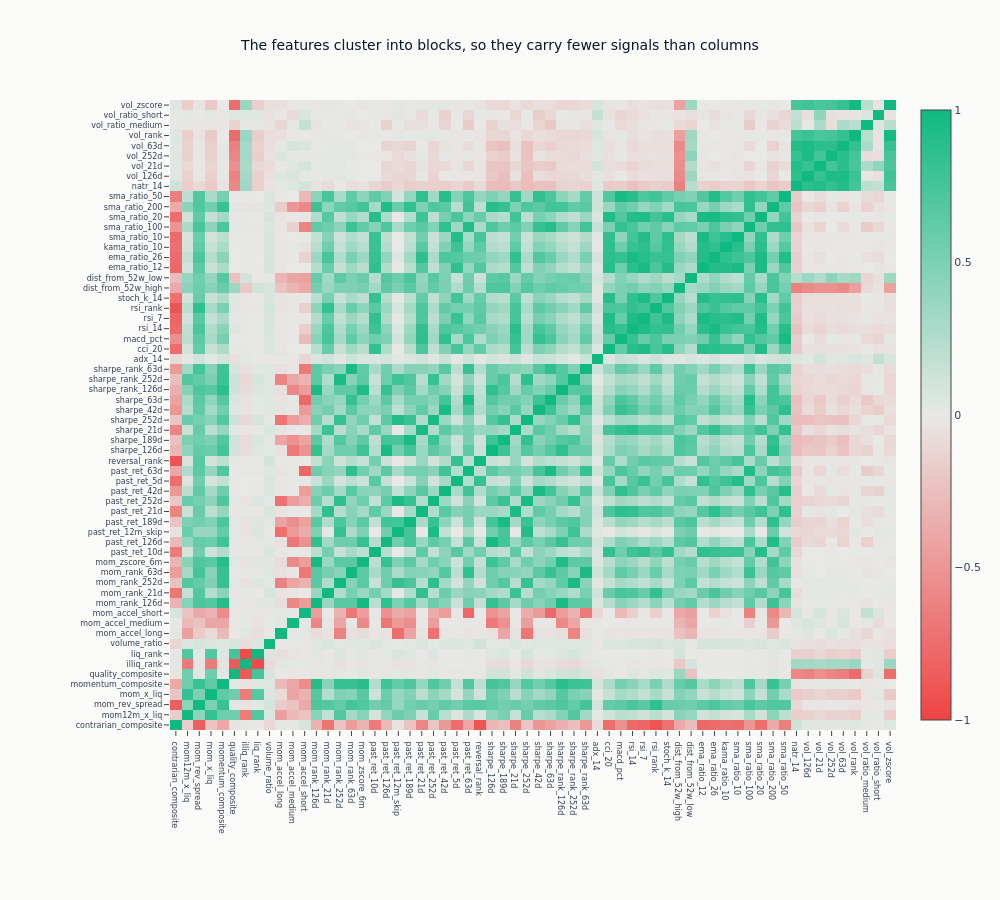

The code cell stored with this chart in its notebook:
### Markdown cell above
### Pairwise feature correlation

Sixty-odd features built from one price series are not sixty-odd signals. The heatmap is
ordered by family, so the blocks along the diagonal are the horizons of one construction
and the off-diagonal blocks are where two families measure the same thing. Every twentieth
date is sampled: a Spearman matrix over every row of the development panel costs hours and
moves nothing here, because what the figure has to establish is block structure.

### Code cell
_sample_dates = eval_df["timestamp"].unique().sort().gather_every(20)
_corr_order = [
    f
    for f, _ in sorted(
        ((c, assign_feature_family(c)) for c in feature_cols), key=lambda p: (p[1], p[0])
    )
]
_corr_data = (
    eval_df.filter(pl.col("timestamp").is_in(_sample_dates))
    .select(_corr_order)
    .to_pandas()
    .corr(method="spearman")
)

high_corr_pairs = [
    (f1, f2, float(_corr_data.iloc[i, j]))
    for i, f1 in enumerate(_corr_data.columns)
    for j, f2 in enumerate(_corr_data.columns)
    if i < j and abs(_corr_data.iloc[i, j]) > REDUNDANT_CORR
]
print(
    f"Sampled {len(_sample_dates):,} of {eval_df['timestamp'].n_unique():,} dates | feature pairs "
    f"correlated above {REDUNDANT_CORR}: {len(high_corr_pairs):,} of "
    f"{len(feature_cols) * (len(feature_cols) - 1) // 2:,}"
)

fig = go.Figure(
    data=go.Heatmap(
        z=_corr_data.values,
        x=_corr_data.columns.tolist(),
        y=_corr_data.columns.tolist(),
        colorscale=ml4t_diverging(),
        zmid=0,
        zmin=-1,
        zmax=1,
    )
)
fig.update_layout(
    title="The features cluster into blocks, so they carry fewer signals than columns",
    height=900,
    width=1000,
    xaxis=dict(tickfont=dict(size=8)),
    yaxis=dict(tickfont=dict(size=8)),
    margin=dict(l=170, b=170),
)
show_plotly_with_alt(
    fig,
    "A square correlation heat map over the feature set, with the features on both axes "
    "ordered so that related ones sit together, and a diverging green-to-red colour scale "
    "running from one to minus one. Solid green squares stand along the diagonal: a large "
    "block covering the moving-average, oscillator, Sharpe and past-return columns, a "
    "smaller one over the volatility columns, and a two-column one over the liquidity "
    "ranks. Away from those blocks most of the map is pale, and a few narrow red stripes "
    "mark the columns that move opposite to a block.",
)

### Figure 1 — Plotly figure (JSON) as saved in the notebook; plotly's stock layout.template omitted (floating-point values rounded to 4 significant figures; data arrays with more than 128 entries replaced by an {"elided": "..."} marker saying what was removed)
{"data": [{"colorscale": [[0.0, "#ef4444"], [0.5, "#e8e8e6"], [1.0, "#10b981"]], "type": "heatmap", "x": ["contrarian_composite", "mom12m_x_liq", "mom_rev_spread", "mom_x_liq", "momentum_composite", "quality_composite", "illiq_rank", "liq_rank", "volume_ratio", "mom_accel_long", "mom_accel_medium", "mom_accel_short", "mom_rank_126d", "mom_rank_21d", "mom_rank_252d", "mom_rank_63d", "mom_zscore_6m", "past_ret_10d", "past_ret_126d", "past_ret_12m_skip", "past_ret_189d", "past_ret_21d", "past_ret_252d", "past_ret_42d", "past_ret_5d", "past_ret_63d", "reversal_rank", "sharpe_126d", "sharpe_189d", "sharpe_21d", "sharpe_252d", "sharpe_42d", "sharpe_63d", "sharpe_rank_126d", "sharpe_rank_252d", "sharpe_rank_63d", "adx_14", "cci_20", "macd_pct", "rsi_14", "rsi_7", "rsi_rank", "stoch_k_14", "dist_from_52w_high", "dist_from_52w_low", "ema_ratio_12", "ema_ratio_26", "kama_ratio_10", "sma_ratio_10", "sma_ratio_100", "sma_ratio_20", "sma_ratio_200", "sma_ratio_50", "natr_14", "vol_126d", "vol_21d", "vol_252d", "vol_63d", "vol_rank", "vol_ratio_medium", "vol_ratio_short", "vol_zscore"], "y": ["contrarian_composite", "mom12m_x_liq", "mom_rev_spread", "mom_x_liq", "momentum_composite", "quality_composite", "illiq_rank", "liq_rank", "volume_ratio", "mom_accel_long", "mom_accel_medium", "mom_accel_short", "mom_rank_126d", "mom_rank_21d", "mom_rank_252d", "mom_rank_63d", "mom_zscore_6m", "past_ret_10d", "past_ret_126d", "past_ret_12m_skip", "past_ret_189d", "past_ret_21d", "past_ret_252d", "past_ret_42d", "past_ret_5d", "past_ret_63d", "reversal_rank", "sharpe_126d", "sharpe_189d", "sharpe_21d", "sharpe_252d", "sharpe_42d", "sharpe_63d", "sharpe_rank_126d", "sharpe_rank_252d", "sharpe_rank_63d", "adx_14", "cci_20", "macd_pct", "rsi_14", "rsi_7", "rsi_rank", "stoch_k_14", "dist_from_52w_high", "dist_from_52w_low", "ema_ratio_12", "ema_ratio_26", "kama_ratio_10", "sma_ratio_10", "sma_ratio_100", "sma_ratio_20", "sma_ratio_200", "sma_ratio_50", "natr_14", "vol_126d", "vol_21d", "vol_252d", "vol_63d", "vol_rank", "vol_ratio_medium", "vol_ratio_short", "vol_zscore"], "z": {"elided": "62x62 float values"}, "zmax": 1, "zmid": 0, "zmin": -1}], "layout": {"height": 900, "margin": {"b": 170, "l": 170}, "title": {"text": "The features cluster into blocks, so they carry fewer signals than columns"}, "width": 1000, "xaxis": {"tickfont": {"size": 8}}, "yaxis": {"tickfont": {"size": 8}}}}
